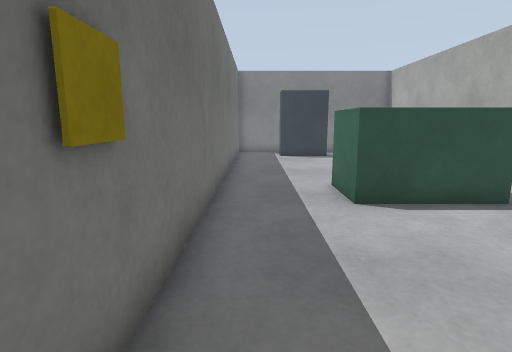
[1] (above)

19 first-person views from a walk through a world built for the Gazebo simulator. The camera is 0.94 m above the floor, tilts 10° down and sees 80° across. The floor is counted in squares, 0.5 m on a side. Each view is taken from the middle of a square. On the plan, view 1 faces up. The plan holds only what a view shows up to about 16 squares ahead; the rest is blank.

[2]
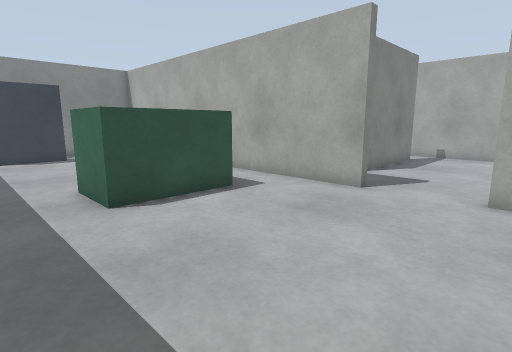

[3]
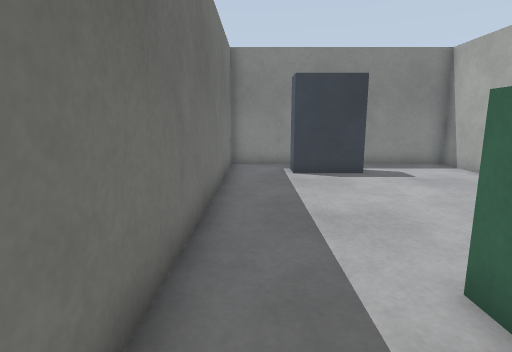

[4]
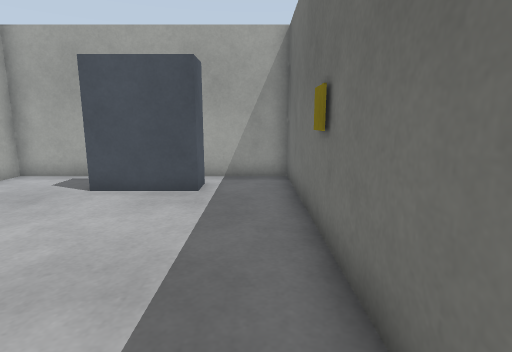

[5]
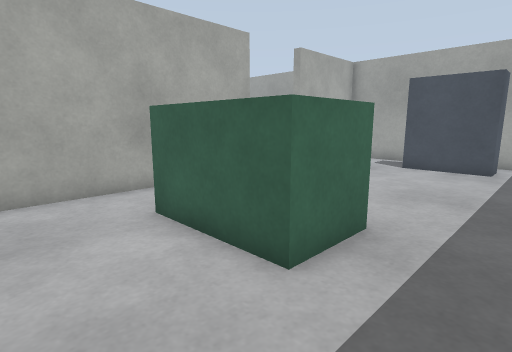

[6]
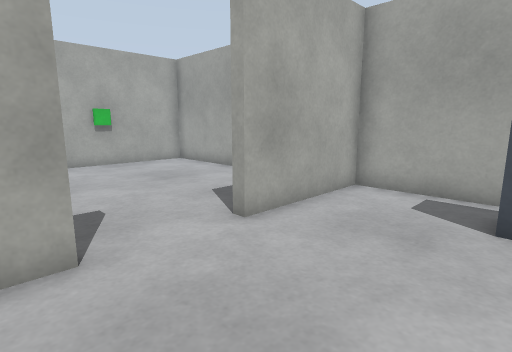

[7]
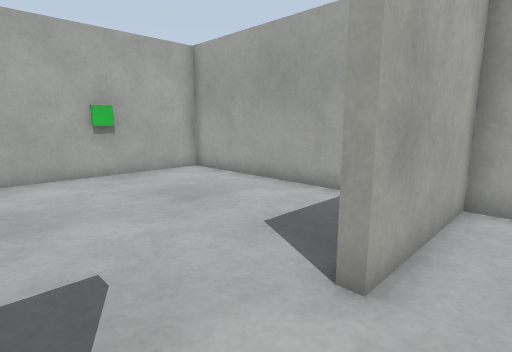

[8]
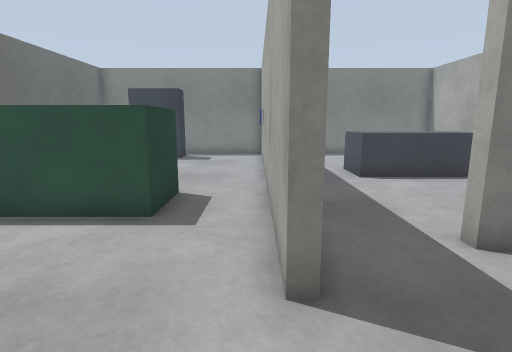

[9]
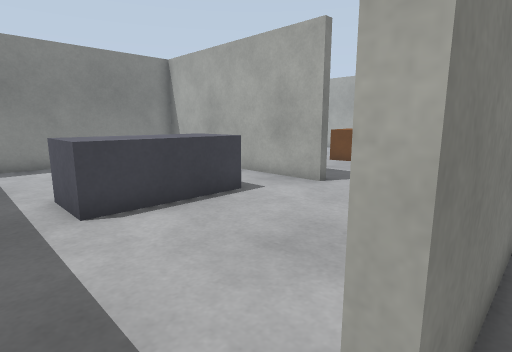

[10]
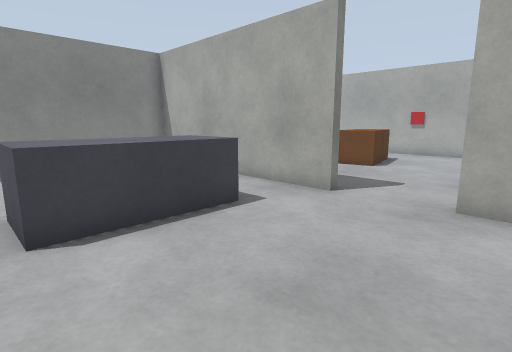

[11]
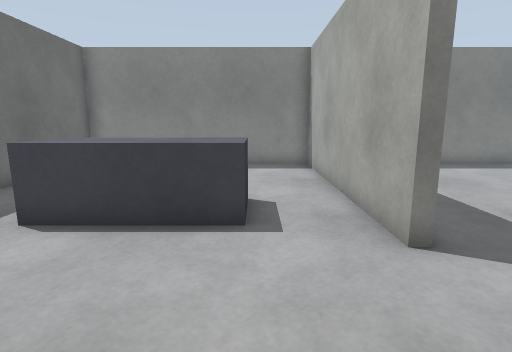

[12]
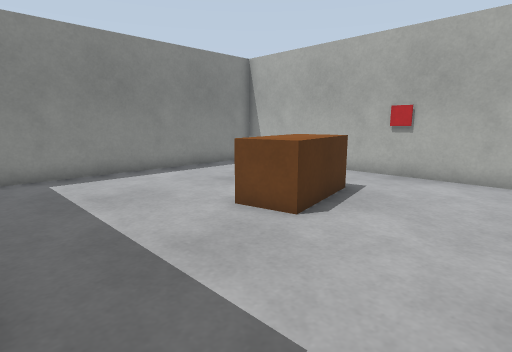

[13]
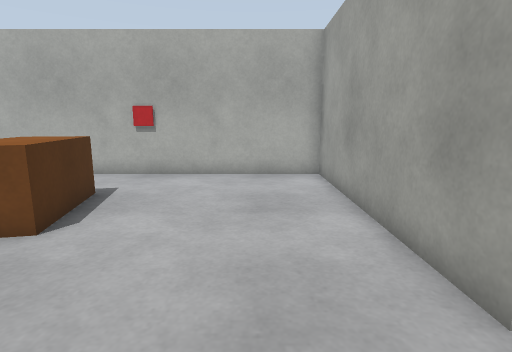

[14]
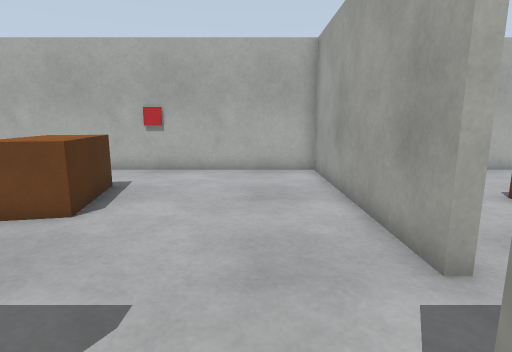

[15]
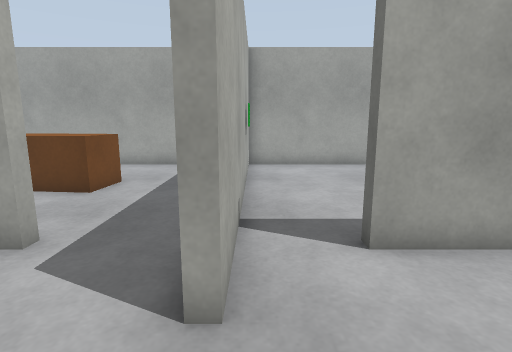

[16]
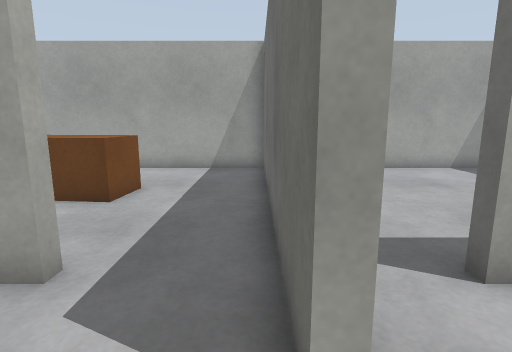

[17]
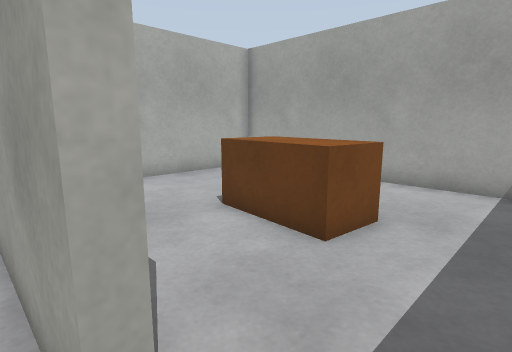

[18]
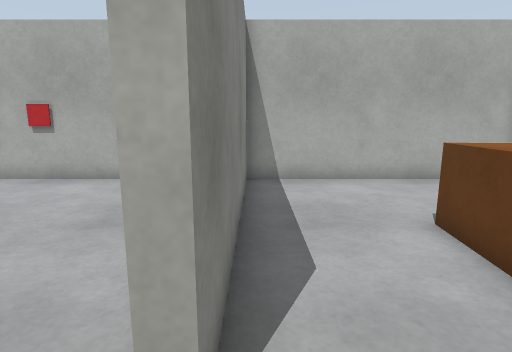

[19]
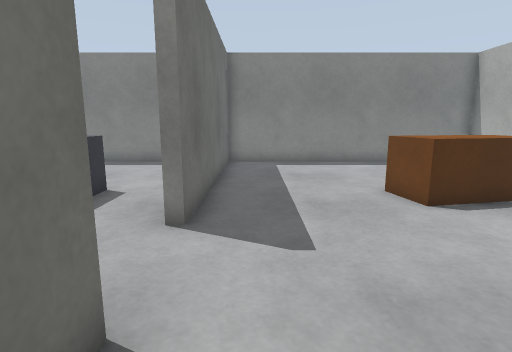

### Floor plan
Ten units are one square. View 1 is at (0, 0); x grows to the right and y downward. Boxes are objects, and circles mark ways between rooms. Rooms are numbered by the first view taken in them; rooms with no view inside come last. Other rooms are left out.
<svg viewBox="-16 -201 322 242">
<path fill="none" stroke="#000" d="M88 -40 83 -40 83 -196 48 -196M48 36 83 36 83 -10M16 -196 -11 -196 -11 36 19 36M163 -57 163 -53 113 -53M83 -10 88 -10M96 36 183 36 183 -54M187 -104 183 -104 183 -196 87 -196 87 -145M141 -57 163 -57M113 -53 113 -58M183 -54 183 -74 187 -74M215 -53 215 -57 301 -57 301 -196 187 -196 187 -104M187 -74 187 -54M187 -54 187 36 301 36 301 -53 215 -53"/>
<rect x="15" y="5" width="30" height="20" fill="#bbb"><title>cabinet</title></rect>
<rect x="15" y="-185" width="30" height="10" fill="#bbb"><title>cabinet</title></rect>
<rect x="25" y="-95" width="40" height="30" fill="#bbb"><title>green box</title></rect>
<rect x="75" y="-155" width="10" height="10" fill="#bbb"><title>other object</title></rect>
<rect x="175" y="-5" width="10" height="10" fill="#bbb"><title>green box</title></rect>
<rect x="115" y="-135" width="50" height="20" fill="#bbb"><title>grey box</title></rect>
<rect x="235" y="-145" width="40" height="30" fill="#bbb"><title>brown box</title></rect>
<rect x="225" y="-25" width="30" height="30" fill="#bbb"><title>brown box</title></rect>
<circle cx="90" cy="-30" r="3" fill="#2a7"/>
<circle cx="105" cy="-50" r="3" fill="#2a7"/>
<circle cx="175" cy="-50" r="3" fill="#2a7"/>
<circle cx="190" cy="-90" r="3" fill="#2a7"/>
<circle cx="205" cy="-50" r="3" fill="#2a7"/>
<text x="40" y="-80">1</text>
<text x="140" y="-10">2</text>
<text x="140" y="-120">3</text>
<text x="250" y="-120">4</text>
<text x="240" y="-10">5</text>
</svg>
Room 1 opens to room 2. Room 2 opens to room 3. Room 3 opens to room 4. Room 4 opens to room 5.

Where each view was taken, in squares from view 1:
view 1: 0 up, 0 right, facing up
view 2: 0 up, 0 right, facing up-right
view 3: 6 up, 0 right, facing up
view 4: 7 up, 0 right, facing down
view 5: 12 up, 0 right, facing down-right
view 6: 5 up, 4 right, facing down-right
view 7: 4 up, 7 right, facing down-right
view 8: 1 up, 8 right, facing up
view 9: 5 up, 10 right, facing up-right
view 10: 6 up, 11 right, facing up-right
view 11: 6 up, 16 right, facing up
view 12: 8 up, 19 right, facing up-right
view 13: 8 up, 19 right, facing right
view 14: 8 up, 18 right, facing right
view 15: 10 up, 18 right, facing down
view 16: 9 up, 19 right, facing down
view 17: 6 up, 20 right, facing down-right
view 18: 5 up, 20 right, facing right
view 19: 5 up, 20 right, facing up
